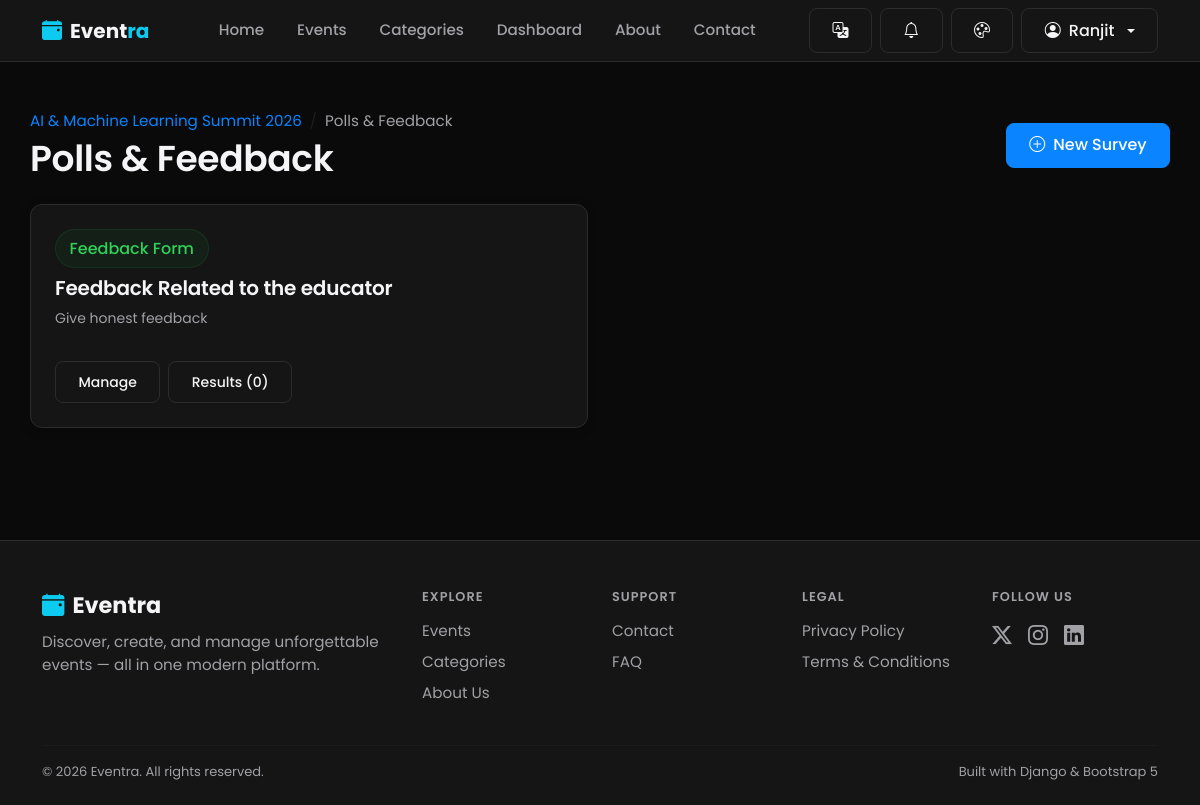
The app's page /surveys/events/ai-machine-learning-summit-2026/ (signed in) with its own data.
### users/models.py (models this page shows, shortened)
class User(AbstractUser):
    SUPER_ADMIN = 'super_admin'
    ORGANIZER = 'organizer'
    STAFF = 'staff'
    VENDOR = 'vendor'
    VOLUNTEER = 'volunteer'
    PARTICIPANT = 'participant'
    ROLE_CHOICES = (
        (SUPER_ADMIN, 'Super Admin'),
        (ORGANIZER, 'Organizer'),
        (STAFF, 'Staff'),
        (VENDOR, 'Vendor'),
        (VOLUNTEER, 'Volunteer'),
        (PARTICIPANT, 'Participant'),
    )
    SELF_SERVICE_ROLES = (ORGANIZER, VENDOR, VOLUNTEER, PARTICIPANT)
    role = models.CharField(
        max_length=20,
        choices=ROLE_CHOICES,
        default=PARTICIPANT,
        help_text="Determines which dashboard and permissions the user gets.",
    )
    phone_number = models.CharField(max_length=15, blank=True)
    bio = models.TextField(max_length=300, blank=True)
    profile_image = models.ImageField(upload_to='profile_images/', blank=True, null=True)
    is_organizer = models.BooleanField(
        default=False,
        help_text="Organizers can create and manage events. Kept for backward "
                   "compatibility; automatically kept in sync with `role`."
    )
    created_at = models.DateTimeField(auto_now_add=True)
    @property
    def is_super_admin(self):
        return self.role == self.SUPER_ADMIN or self.is_superuser

### events/models.py (models this page shows, shortened)
class Event(models.Model):
    STATUS_CHOICES = (
        ('draft', 'Draft'),
        ('published', 'Published'),
        ('cancelled', 'Cancelled'),
        ('completed', 'Completed'),
    )
    title = models.CharField(max_length=200)
    slug = models.SlugField(max_length=220, unique=True, blank=True)
    description = models.TextField()
    category = models.ForeignKey(
        Category, on_delete=models.SET_NULL, null=True, related_name='events'
    )
    organizer = models.ForeignKey(
        settings.AUTH_USER_MODEL, on_delete=models.CASCADE, related_name='organized_events'
    )
    location = models.CharField(
        max_length=255,
        help_text="Free-text venue/location name, used when no registered Venue is selected."
    )
    venue = models.ForeignKey(
        'venues.Venue', on_delete=models.SET_NULL, null=True, blank=True,
        related_name='events',
        help_text="Optional: link to a managed Venue for booking, conflict detection, and capacity checks."
    )
    organization = models.ForeignKey(
        'organizations.Organization', on_delete=models.SET_NULL, null=True, blank=True,
        related_name='events',
        help_text=(
            "Optional: which Organization (tenant) this event belongs to. Nullable and additive — "
            "existing events with no organization are unaffected. See organizations.models.Organization "
            "for the scope of what this field does and does not enforce."
        )
    )
    start_date = models.DateTimeField()
    end_date = models.DateTimeField()
    capacity = models.PositiveIntegerField(default=50)
    price = models.DecimalField(max_digits=8, decimal_places=2, default=0)
    image = models.ImageField(upload_to='event_images/', blank=True, null=True)
    status = models.CharField(max_length=20, choices=STATUS_CHOICES, default='published')
    created_at = models.DateTimeField(auto_now_add=True)
    updated_at = models.DateTimeField(auto_now=True)
    class Meta:
        ordering = ['-start_date']
    def get_absolute_url(self):
        return reverse('events:event_detail', kwargs={'slug': self.slug})

### surveys/models.py (models this page shows, shortened)
class Survey(models.Model):
    TYPE_POLL = 'poll'
    TYPE_FEEDBACK = 'feedback'
    SURVEY_TYPE_CHOICES = (
        (TYPE_POLL, 'Live Poll'),
        (TYPE_FEEDBACK, 'Feedback Form'),
    )
    event = models.ForeignKey('events.Event', on_delete=models.CASCADE, related_name='surveys')
    title = models.CharField(max_length=200)
    description = models.TextField(blank=True)
    survey_type = models.CharField(max_length=10, choices=SURVEY_TYPE_CHOICES, default=TYPE_FEEDBACK)
    is_open = models.BooleanField(
        default=True,
        help_text="Whether the survey currently accepts responses. Closing it doesn't delete anything already collected."
    )
    created_by = models.ForeignKey(
        settings.AUTH_USER_MODEL, on_delete=models.SET_NULL, null=True, blank=True,
        related_name='surveys_created'
    )
    created_at = models.DateTimeField(auto_now_add=True)
    class Meta:
        ordering = ['-created_at']
    @property
    def response_count(self):
        return self.responses.count()

### surveys/views.py (the view)
# urls.py: path('events/<slug:event_slug>/', views.survey_list, name='survey_list'),
@login_required
def survey_list(request, event_slug):
    event = get_object_or_404(Event, slug=event_slug)
    can_manage = _can_manage(request.user, event)
    surveys = event.surveys.all()
    if not can_manage:
        surveys = surveys.filter(is_open=True)
        if not _is_event_audience(request.user, event):
            surveys = surveys.none()
    responded_ids = set(
        Response.objects.filter(survey__in=surveys, respondent=request.user).values_list('survey_id', flat=True)
    )
    context = {
        'event': event,
        'surveys': surveys,
        'can_manage': can_manage,
        'responded_ids': responded_ids,
    }
    return render(request, 'surveys/survey_list.html', context)

### currency/context_processors.py (called while the page is built)
def active_currency(request):
    return {
        'active_currency': get_active_currency(request),
        'available_currencies': Currency.objects.all(),
    }

### currency/models.py (called while the page is built)
    @classmethod
    def get_base(cls):
        return cls.objects.filter(is_base=True).first()

### currency/utils.py (called while the page is built)
def get_active_currency(request):
    code = request.session.get(SESSION_KEY)
    if code:
        currency = Currency.objects.filter(code=code).first()
        if currency:
            return currency
    base = Currency.get_base()
    if base:
        return base
    return Currency(code='INR', name='Indian Rupee', symbol='₹', rate_to_base=1, is_base=True)

### surveys/views.py (called while the page is built)
def _can_manage(user, event):
    if not user.is_authenticated:
        return False
    if user.is_super_admin or user.is_staff_role:
        return True
    return user.role == User.ORGANIZER and event.organizer_id == user.id

### workflow/context_processors.py (called while the page is built)
def notifications(request):
    if not getattr(request, 'user', None) or not request.user.is_authenticated:
        return {}
    user_notifications = Notification.objects.filter(user=request.user)
    return {
        'nav_notifications': user_notifications[:6],
        'nav_unread_count': user_notifications.filter(is_read=False).count(),
    }

### templates/surveys/survey_list.html (shortened to what this page needs)
{% extends 'base.html' %}
{% block content %}
<div class="container section-sm">
  <div class="d-flex justify-content-between align-items-center flex-wrap gap-3 mb-4">
    <div>
      <nav aria-label="breadcrumb" class="mb-1">
        <ol class="breadcrumb mb-0">
          <li class="breadcrumb-item"><a href="{{ event.get_absolute_url }}">{{ event.title }}</a></li>
          <li class="breadcrumb-item active text-muted-custom">Polls & Feedback</li>
        </ol>
      </nav>
      <h1 class="mb-0">Polls & Feedback</h1>
    </div>
    {% if can_manage %}
    <a href="{% url 'surveys:survey_create' event.slug %}" class="btn btn-primary"><i class="bi bi-plus-circle me-2"></i>New Survey</a>
    {% endif %}
  </div>
  <div class="row g-4">
    {% for survey in surveys %}
    <div class="col-md-6">
      <div class="glass-card p-4 h-100 d-flex flex-column">
        <div class="d-flex justify-content-between align-items-start mb-2">
          <span class="badge-soft {% if survey.survey_type == 'poll' %}accent{% else %}success{% endif %}">{{ survey.get_survey_type_display }}</span>
        </div>
        <h5>{{ survey.title }}</h5>
        {% if survey.description %}<p class="text-muted-custom small">{{ survey.description }}</p>{% endif %}
        <div class="mt-auto pt-3 d-flex gap-2 flex-wrap">
          {% if can_manage %}
          <a href="{% url 'surveys:survey_manage' survey.pk %}" class="btn btn-sm btn-outline-light">Manage</a>
          <a href="{% url 'surveys:survey_results' survey.pk %}" class="btn btn-sm btn-outline-light">Results ({{ survey.response_count }})</a>
          {% else %}
            {% if survey.pk in responded_ids %}
            <span class="badge-soft success align-self-center">Responded — thank you!</span>
            {% else %}
            <a href="{% url 'surveys:survey_respond' survey.pk %}" class="btn btn-sm btn-primary">Respond</a>
            {% endif %}
          {% endif %}
        </div>
      </div>
    </div>
    {% endfor %}
  </div>
</div>
{% endblock %}

### templates/includes/navbar.html (shortened to what this page needs)
{% load static i18n %}
<nav class="navbar navbar-expand-lg site-navbar sticky-top">
  <div class="container">
    <a class="navbar-brand fw-bold d-flex align-items-center gap-2" href="{% url 'pages:home' %}">
      <i class="bi bi-calendar-event-fill text-info"></i>
      <span>Event<span class="text-info">ra</span></span>
    </a>
    <div class="collapse navbar-collapse" id="mainNavbar">
      <ul class="navbar-nav mx-auto mb-2 mb-lg-0 gap-lg-1">
        <li class="nav-item"><a class="nav-link {% if request.resolver_match.view_name == 'pages:home' %}active{% endif %}" href="{% url 'pages:home' %}">{% trans "Home" %}</a></li>
        <li class="nav-item"><a class="nav-link" href="{% url 'events:event_list' %}">{% trans "Events" %}</a></li>
        <li class="nav-item"><a class="nav-link" href="{% url 'categories:category_list' %}">{% trans "Categories" %}</a></li>
        {% if user.is_authenticated %}
        <li class="nav-item"><a class="nav-link" href="{% url 'dashboard:dashboard' %}">{% trans "Dashboard" %}</a></li>
        {% endif %}
        <li class="nav-item"><a class="nav-link" href="{% url 'pages:about' %}">{% trans "About" %}</a></li>
        <li class="nav-item"><a class="nav-link" href="{% url 'pages:contact' %}">{% trans "Contact" %}</a></li>
      </ul>
      <div class="d-flex align-items-center gap-2">
        <div class="dropdown">
          <button class="btn btn-outline-light d-flex align-items-center gap-1" type="button" id="langSwitcherBtn" data-bs-toggle="dropdown" aria-expanded="false" title="{% trans 'Change language' %}">
            <i class="bi bi-translate"></i>
          </button>
        </div>
        {% if user.is_authenticated %}
        <div class="dropdown">
          <button class="btn btn-outline-light position-relative d-flex align-items-center" type="button" id="notifBellBtn" data-bs-toggle="dropdown" aria-expanded="false" title="Notifications">
            <i class="bi bi-bell"></i>
          </button>
        </div>
        {% endif %}
        <div class="dropdown">
          <button class="btn btn-outline-light d-flex align-items-center" type="button" id="themeSwitcherBtn" data-bs-toggle="dropdown" aria-expanded="false" title="Change theme">
            <i class="bi bi-palette"></i>
          </button>
        </div>
        {% if user.is_authenticated %}
          <div class="dropdown">
            <button class="btn btn-outline-light dropdown-toggle d-flex align-items-center gap-2" type="button" data-bs-toggle="dropdown" aria-expanded="false">
              <i class="bi bi-person-circle"></i> {{ user.first_name|default:user.username }}
            </button>
          </div>
        {% else %}
          <a href="{% url 'users:login' %}" class="btn btn-outline-light">{% trans "Login" %}</a>
          <a href="{% url 'users:signup' %}" class="btn btn-primary">{% trans "Sign Up" %}</a>
        {% endif %}
      </div>
    </div>
  </div>
</nav>

### static/css/style.css (style rules this page uses)
:root { --bg: #F7F7F8; --bg-elevated: #FFFFFF; --card: #FFFFFF; --card-hover: #F1F1F3; --input-bg: #FFFFFF; --input-bg-focus: #FFFFFF; --primary: #2563EB; --primary-hover: #1D4ED8; --secondary: #2563EB; --accent: #2563EB; --success: #16803C; --warning: #B7791F; --danger: #D92D20; --text: #111111; --text-muted: #6B6B6F; --text-faint: #8E8E93; --border: #E5E5E7; --radius: 12px; --radius-sm: 8px; --radius-lg: 16px; --shadow-soft: 0 8px 30px rgba(0, 0, 0, 0.06); --shadow-sm: 0 2px 10px rgba(0, 0, 0, 0.04); --space-1: 4px; --space-2: 8px; --space-3: 12px; --space-4: 16px; --space-5: 20px; --space-6: 24px; --space-8: 32px; --space-10: 40px; --space-12: 48px; --space-16: 64px; --fs-page-heading: 2.25rem; --fs-section-heading: 1.5rem; --fs-card-heading: 1.125rem; --fs-body: 0.95rem; --fs-secondary: 0.875rem; --fs-meta: 0.8125rem; }
* { box-sizing: border-box; }
html, body { height: 100%; }
body { background-color: var(--bg); color: var(--text); font-family: 'Poppins', -apple-system, BlinkMacSystemFont, 'Segoe UI', 'Helvetica Neue', Arial, sans-serif; min-height: 100vh; display: flex; flex-direction: column; transition: background-color 0.2s ease, color 0.2s ease; }
h1, h2, h3, h4, h5, h6 { font-weight: 600; letter-spacing: -0.01em; color: var(--text); }
h1 { font-size: var(--fs-page-heading); }
p, li { font-size: var(--fs-body); }
a { color: var(--primary); text-decoration: none; }
.text-muted-custom { color: var(--text-muted) !important; }
.section-sm { padding: 3rem 0; }
.glass-card { background: var(--card); border: 1px solid var(--border); border-radius: var(--radius); box-shadow: var(--shadow-sm); transition: transform 0.2s ease, box-shadow 0.2s ease, border-color 0.2s ease; }
.btn { border-radius: var(--radius-sm); font-weight: 500; padding: 0.6rem 1.4rem; transition: all 0.15s ease; }
.btn-primary { background: var(--primary); border: 1px solid var(--primary); box-shadow: none; }
.btn-outline-light { border-radius: var(--radius-sm); border-color: var(--border); color: var(--text); }
.badge-soft { background: rgba(37, 99, 235, 0.10); color: var(--primary); font-weight: 500; padding: 0.4em 0.85em; border-radius: 30px; border: 1px solid rgba(37, 99, 235, 0.18); }
.badge-soft.success { background: rgba(22, 128, 60, 0.10); color: var(--success); border-color: rgba(22, 128, 60, 0.2); }
.site-navbar { background: var(--bg-elevated); border-bottom: 1px solid var(--border); transition: background-color 0.2s ease, border-color 0.2s ease; }
.site-navbar .navbar-brand, .site-navbar .navbar-brand span:not([class*="text-"]) { color: var(--text); }
.site-navbar .nav-link { color: var(--text-muted); font-weight: 500; padding: 0.55rem 0.9rem !important; }
.navbar-brand span { transition: color 0.2s ease; }
.nav-link { position: relative; }

### static/css/themes.css (style rules this page uses)
html[data-theme="dark"] { --bg: #0A0A0A; --bg-elevated: #151515; --card: #151515; --card-hover: #1C1C1E; --input-bg: #1C1C1E; --input-bg-focus: #202022; --primary: #0A84FF; --primary-hover: #3D9BFF; --secondary: #0A84FF; --accent: #0A84FF; --success: #30D158; --warning: #FFD60A; --danger: #FF453A; --text: #F5F5F7; --text-muted: #A1A1A6; --text-faint: #8E8E93; --border: #2C2C2E; --shadow-soft: 0 8px 30px rgba(0, 0, 0, 0.35); --shadow-sm: 0 2px 10px rgba(0, 0, 0, 0.25); }

### records on screen
User: first_name "Ranjit"
Event: title "AI & Machine Learning Summit 2026"
Survey: survey_type "Feedback Form", title "Feedback Related to the educator", description "Give honest feedback", response_count "0"
